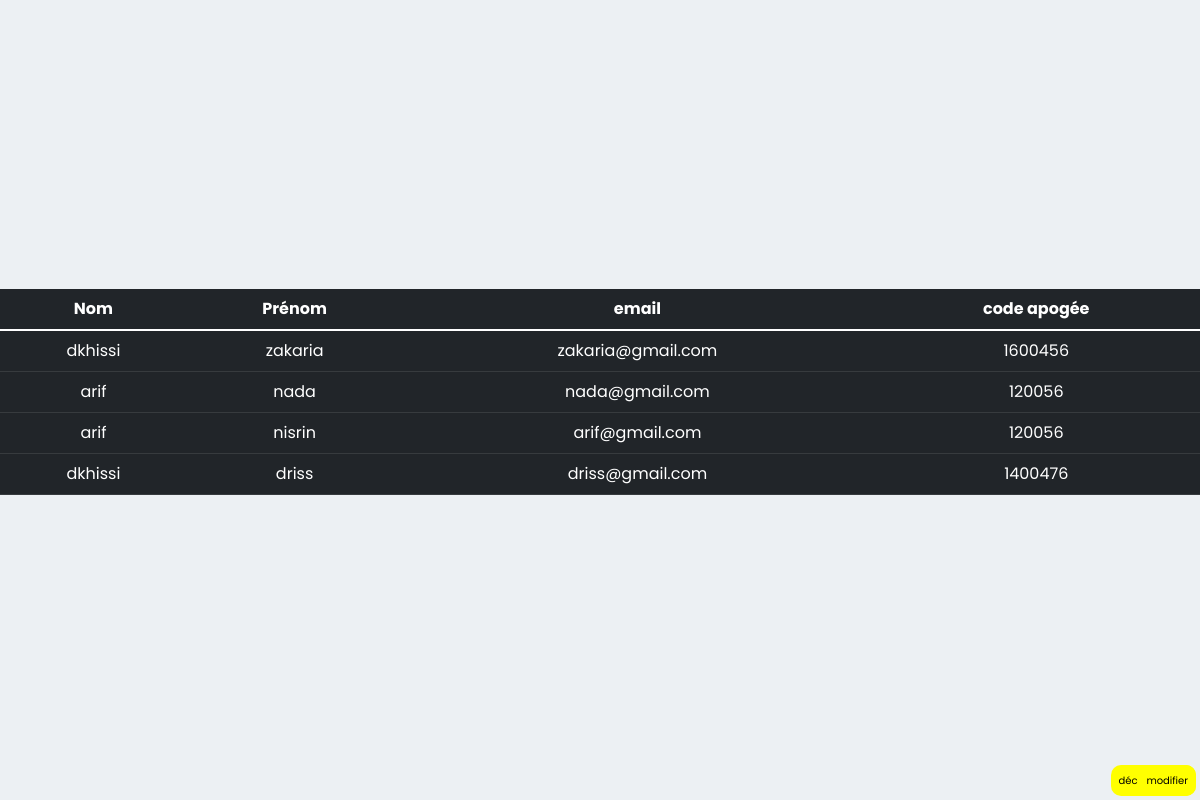
The page /select.php on the database its author committed.
### tables this page shows
CREATE TABLE `te` (
  `id` int(11) NOT NULL,
  `nom` varchar(255) NOT NULL,
  `prenom` varchar(255) NOT NULL,
  `email` varchar(255) NOT NULL,
  `cod` varchar(255) NOT NULL,
  `pass` varchar(255) NOT NULL
);

### select.php (the view, shortened to what this page needs)
<!DOCTYPE html>
<html>
<head>
<link href="https://cdn.jsdelivr.net/npm/bootstrap@5.1.3/dist/css/bootstrap.min.css" rel="stylesheet">
<link rel="stylesheet" href=" stylee.css">
</head>
<body>
<a href="deconnection.php">déconnection</a>
<?php
$host="localhost";
$user="root";
$password="";
$db="ensat";
$con=mysqli_connect($host,$user,$password,$db);
if($con){
	$sql = "SELECT * FROM te";
	$result = mysqli_query($con, $sql);
	if (mysqli_num_rows($result) > 0) {
	echo '<table class="table table-dark">  <thead>
    <tr><th scope="col">Nom</th><th scope="col">Prénom</th><th scope="col">email</th><th scope="col">code apogée</th></tr>  </thead>';
	while($row = mysqli_fetch_assoc($result))
		  echo"<tr><td>$row[nom]</td><td>$row[prenom]</td><td>$row[email]</td><td>$row[cod]</td></tr>";
	echo '</table>';
	}
	else
		echo "pas d'enregistrements";
}
else
	echo "pas de connexion";
?>
<center><a href="modification.php">modifier</a></center>
</body>
</html>

### stylee.css (style rules this page uses)
body { margin: 0; width: 100vw; height: 100vh; background: #ecf0f3; display: flex; align-items: center; text-align: center; justify-content: center; place-items: center; overflow: hidden; font-family: poppins; }
a { position: absolute; font-size: 10px; bottom: 4px; right: 4px; text-decoration: none; color: black; background: yellow; border-radius: 10px; padding: 8px; }

### rows shown on the page
te: nom "dkhissi", prenom "zakaria", email "zakaria@gmail.com", cod "1600456"
te: nom "arif", prenom "nada", email "nada@gmail.com", cod "120056"
te: nom "arif", prenom "nisrin", email "arif@gmail.com", cod "120056"
te: nom "dkhissi", prenom "driss", email "driss@gmail.com", cod "1400476"
